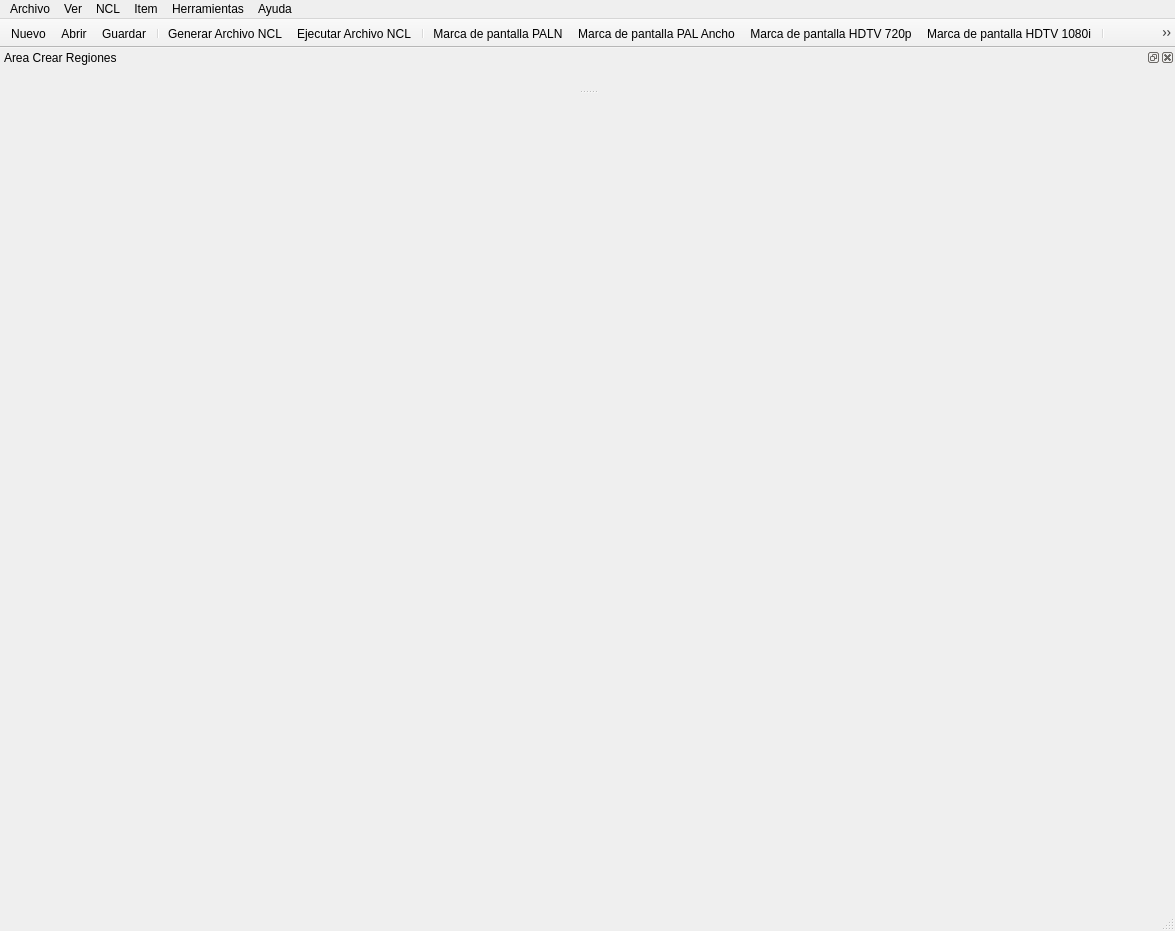
<?xml version="1.0" encoding="UTF-8"?>
<ui version="4.0">
 <class>MainWindow</class>
 <widget class="QMainWindow" name="MainWindow">
  <property name="geometry">
   <rect>
    <x>0</x>
    <y>0</y>
    <width>1175</width>
    <height>931</height>
   </rect>
  </property>
  <property name="windowTitle">
   <string>MainWindow</string>
  </property>
  <property name="dockNestingEnabled">
   <bool>false</bool>
  </property>
  <widget class="QWidget" name="centralWidget">
   <layout class="QHBoxLayout" name="horizontalLayout_2"/>
  </widget>
  <widget class="QToolBar" name="mainToolBar">
   <property name="movable">
    <bool>false</bool>
   </property>
   <property name="floatable">
    <bool>false</bool>
   </property>
   <attribute name="toolBarArea">
    <enum>TopToolBarArea</enum>
   </attribute>
   <attribute name="toolBarBreak">
    <bool>false</bool>
   </attribute>
   <addaction name="actionNuevo"/>
   <addaction name="actionAbrir"/>
   <addaction name="actionGuardar"/>
   <addaction name="separator"/>
   <addaction name="actionGenerar_Archivo_NCL"/>
   <addaction name="actionEjecutar_Archivo_NCL"/>
   <addaction name="separator"/>
   <addaction name="actionPALN"/>
   <addaction name="actionPALAncho"/>
   <addaction name="actionHDTV720"/>
   <addaction name="actionHDTV1080"/>
   <addaction name="separator"/>
   <addaction name="actionRegionPALN"/>
   <addaction name="actionRegionPALAncho"/>
   <addaction name="actionRegionHDTV720p"/>
   <addaction name="actionRegionHDTV1080i"/>
  </widget>
  <widget class="QStatusBar" name="statusBar"/>
  <widget class="QDockWidget" name="dockWidget_2">
   <property name="sizePolicy">
    <sizepolicy hsizetype="Preferred" vsizetype="Preferred">
     <horstretch>0</horstretch>
     <verstretch>200</verstretch>
    </sizepolicy>
   </property>
   <property name="windowTitle">
    <string>Area Crear Regiones</string>
   </property>
   <attribute name="dockWidgetArea">
    <number>4</number>
   </attribute>
   <widget class="QWidget" name="dockWidgetContents_3">
    <layout class="QHBoxLayout" name="horizontalLayout"/>
   </widget>
  </widget>
  <widget class="QMenuBar" name="menuBar">
   <property name="geometry">
    <rect>
     <x>0</x>
     <y>0</y>
     <width>1175</width>
     <height>25</height>
    </rect>
   </property>
   <widget class="QMenu" name="menuArchivo">
    <property name="title">
     <string>Archivo</string>
    </property>
    <addaction name="actionNuevo"/>
    <addaction name="actionAbrir"/>
    <addaction name="actionGuardar"/>
    <addaction name="actionGuardar_Como"/>
    <addaction name="separator"/>
    <addaction name="actionSalir"/>
   </widget>
   <widget class="QMenu" name="menuNCL">
    <property name="title">
     <string>NCL</string>
    </property>
    <addaction name="actionGenerar_Archivo_NCL"/>
    <addaction name="actionEjecutar_Archivo_NCL"/>
   </widget>
   <widget class="QMenu" name="menuItem">
    <property name="title">
     <string>Item</string>
    </property>
    <addaction name="actionEliminar"/>
   </widget>
   <widget class="QMenu" name="menuHerramientas">
    <property name="title">
     <string>Herramientas</string>
    </property>
    <addaction name="actionNavegacion_de_Teclas"/>
    <addaction name="separator"/>
    <addaction name="actionEditar_descripcion_del_proyecto"/>
   </widget>
   <widget class="QMenu" name="menuVer">
    <property name="title">
     <string>Ver</string>
    </property>
    <addaction name="actionPALN"/>
    <addaction name="actionPALAncho"/>
    <addaction name="actionHDTV720"/>
    <addaction name="actionHDTV1080"/>
    <addaction name="separator"/>
    <addaction name="actionRegionPALN"/>
    <addaction name="actionRegionPALAncho"/>
    <addaction name="actionRegionHDTV720p"/>
    <addaction name="actionRegionHDTV1080i"/>
    <addaction name="separator"/>
   </widget>
   <widget class="QMenu" name="menuAyuda">
    <property name="title">
     <string>Ayuda</string>
    </property>
    <addaction name="actionAcerca_de"/>
   </widget>
   <addaction name="menuArchivo"/>
   <addaction name="menuVer"/>
   <addaction name="menuNCL"/>
   <addaction name="menuItem"/>
   <addaction name="menuHerramientas"/>
   <addaction name="menuAyuda"/>
  </widget>
  <action name="actionNuevo">
   <property name="text">
    <string>Nuevo</string>
   </property>
  </action>
  <action name="actionSalir">
   <property name="icon">
    <iconset>
     <normaloff>../EditorNCL-build-desktop/icons/exit.png</normaloff>../EditorNCL-build-desktop/icons/exit.png</iconset>
   </property>
   <property name="text">
    <string>Salir</string>
   </property>
  </action>
  <action name="actionGenerar_Archivo_NCL">
   <property name="text">
    <string>Generar Archivo NCL</string>
   </property>
  </action>
  <action name="actionNewRegion">
   <property name="checkable">
    <bool>true</bool>
   </property>
   <property name="text">
    <string>Nueva Region</string>
   </property>
  </action>
  <action name="actionEliminar">
   <property name="text">
    <string>&amp;Eliminar</string>
   </property>
  </action>
  <action name="actionGuardar">
   <property name="text">
    <string>Guardar</string>
   </property>
  </action>
  <action name="actionGuardar_Como">
   <property name="text">
    <string>Guardar Como...</string>
   </property>
  </action>
  <action name="actionAbrir">
   <property name="text">
    <string>Abrir</string>
   </property>
  </action>
  <action name="actionNavegacion_de_Teclas">
   <property name="text">
    <string>Navegacion del Control</string>
   </property>
  </action>
  <action name="actionFoco_de_Navegacion">
   <property name="text">
    <string>Foco de Navegacion</string>
   </property>
  </action>
  <action name="actionPALN">
   <property name="checkable">
    <bool>false</bool>
   </property>
   <property name="text">
    <string>Marca de pantalla PALN</string>
   </property>
  </action>
  <action name="actionPALAncho">
   <property name="text">
    <string>Marca de pantalla PAL Ancho</string>
   </property>
  </action>
  <action name="actionHDTV720">
   <property name="text">
    <string>Marca de pantalla HDTV 720p</string>
   </property>
  </action>
  <action name="actionHDTV1080">
   <property name="text">
    <string>Marca de pantalla HDTV 1080i</string>
   </property>
  </action>
  <action name="actionRegionPALN">
   <property name="text">
    <string>Relación Región/PALN</string>
   </property>
  </action>
  <action name="actionRegionPALAncho">
   <property name="text">
    <string>Ralción Región/PALAncho</string>
   </property>
  </action>
  <action name="actionRegionHDTV720p">
   <property name="text">
    <string>Ralcion Región/HDTV 720p</string>
   </property>
  </action>
  <action name="actionRegionHDTV1080i">
   <property name="text">
    <string>Relación Región/HDTV 1080i</string>
   </property>
  </action>
  <action name="actionAcerca_de">
   <property name="text">
    <string>Acerca de..</string>
   </property>
  </action>
  <action name="actionEjecutar_Archivo_NCL">
   <property name="text">
    <string>Ejecutar Archivo NCL</string>
   </property>
  </action>
  <action name="actionEditar_descripcion_del_proyecto">
   <property name="text">
    <string>Editar descripcion del proyecto</string>
   </property>
  </action>
 </widget>
 <layoutdefault spacing="6" margin="11"/>
 <resources/>
 <connections/>
 <slots>
  <slot>fileChoserVideo()</slot>
  <slot>fileChoserAudio()</slot>
  <slot>fileChoserImage()</slot>
  <slot>fileChoserText()</slot>
 </slots>
</ui>
